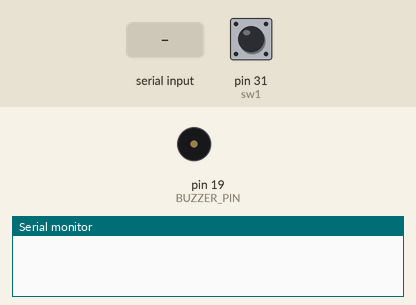
Simulated run of this sketch. Board: Arduino Mega 2560, built with avr-gcc and run on an emulated ATmega2560. Shown: buzzer (waves = sounding), the last lines printed to the serial monitor. The test bench sets the inputs (shaded band); at power-on: pin 31 (sw1) HIGH. Storage starts empty.

Above: at 1.2 s.
1.3 s: pin 31 (sw1) pulled LOW for 3.2 s
At 1.7 s:
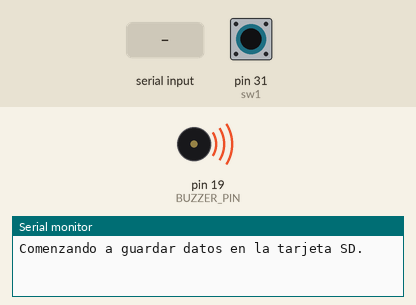
6.3 s: "p" received over Serial
At 6.7 s:
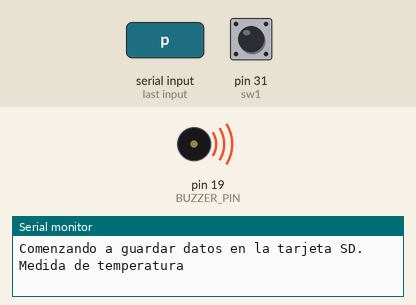
Timing chart, 0 to 9.3 s (numbered marks = the images above; inputs shaded):
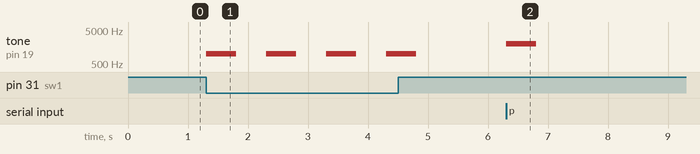

The sketch:

proyecto-20533_1.ino
```cpp
#include <SD.h>

#define sw2 17
#define sw1 31
#define BUZZER_PIN 19

bool guardarDatos = false;
File dataFile;

void setup() {
  pinMode(sw2, INPUT_PULLUP);
  pinMode(sw1, INPUT_PULLUP);
  pinMode(BUZZER_PIN, OUTPUT); // Configura el pin del buzzer como salida
  Serial.begin(115200);
  Serial2.begin(115200);

  if (!SD.begin(10)) {
    Serial.println("Error al inicializar la tarjeta SD");
  }
}

void loop() {
  if (Serial2.available()) {
    char tempera = Serial2.read();
    Serial.write(tempera);

    if (guardarDatos) {
      dataFile = SD.open("datos.txt", FILE_WRITE);

      if (dataFile) {
        dataFile.println(tempera);
        dataFile.close();
      } else {
        Serial.println("Error al abrir el archivo en la tarjeta SD.");
      }
    }
  }

  if (Serial.available()) {
    char tempera = Serial.read();

    if (tempera == 'p') {
      Serial.println("Medida de temperatura");
      Serial2.println('p');

      // Activa el buzzer para hacer un sonido cuando se realiza la medición con sw2
      tone(BUZZER_PIN, 2000, 500); // Frecuencia de 2000Hz durante 500ms
    }
  }

  int botonState2 = digitalRead(sw2);
  int botonState1 = digitalRead(sw1);

  if (botonState2 == LOW) {
    char tempera = Serial.read();
    Serial2.println('p');
    Serial.println("Medida de temperatura");

    // Activa el buzzer para hacer un sonido cuando se realiza la medición con sw2
    tone(BUZZER_PIN, 2000, 500); // Frecuencia de 2000Hz durante 500ms

    delay(500);
  }

  if (botonState1 == LOW) {
    if (!guardarDatos) {
      guardarDatos = true;
      Serial.println("Comenzando a guardar datos en la tarjeta SD.");

      // Activa el buzzer para hacer un sonido cuando se presiona sw1
      tone(BUZZER_PIN, 1000, 500); // Frecuencia de 1000Hz durante 500ms
    } else {
      guardarDatos = false;
      Serial.println("Deteniendo el guardado de datos en la tarjeta SD.");
    }
    delay(500);
  }
}
```

Measured:
- after the input at 1.3 s, tone on pin 19 (BUZZER_PIN): alternates 1000 Hz for 0.50 s and silent for 0.50 s, 8 changes in all, then stays silent, starting at once
- after the input at 6.3 s, tone on pin 19 (BUZZER_PIN): silent → 2000 Hz at once, → silent 0.50 s later
